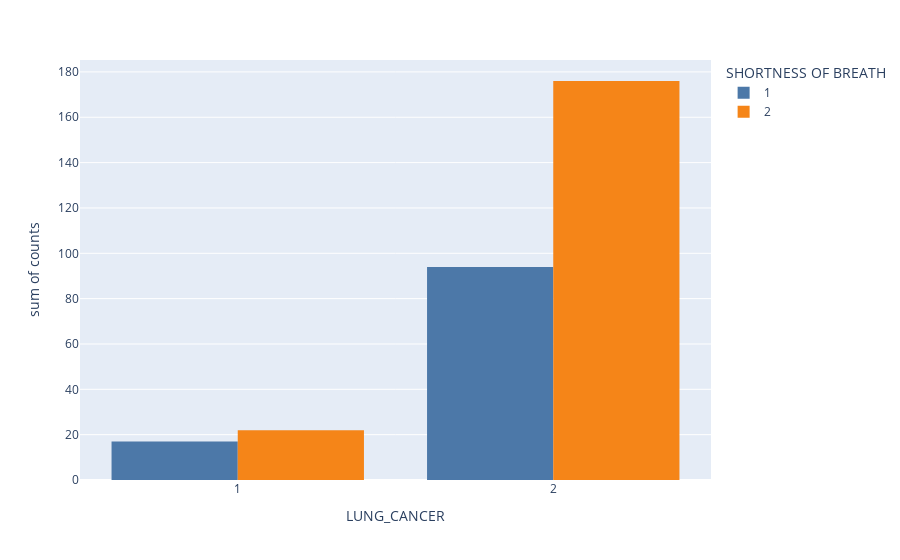

Notebook cell for this chart:
### Code cell
px.histogram(data_frame=dsb, x="LUNG_CANCER", y="counts", color="SHORTNESS OF BREATH", barmode='group',
             color_discrete_sequence=px.colors.qualitative.T10)

### Figure 1 — Plotly figure (JSON) as saved in the notebook; plotly's stock layout.template omitted (floating-point values rounded to 4 significant figures)
{"data": [{"alignmentgroup": "True", "bingroup": "x", "histfunc": "sum", "hovertemplate": "SHORTNESS OF BREATH=1<br>LUNG_CANCER=%{x}<br>sum of counts=%{y}<extra></extra>", "legendgroup": "1", "marker": {"color": "#4C78A8", "pattern": {"shape": ""}}, "name": "1", "offsetgroup": "1", "orientation": "v", "showlegend": true, "type": "histogram", "x": [1, 2], "xaxis": "x", "y": [17, 94], "yaxis": "y"}, {"alignmentgroup": "True", "bingroup": "x", "histfunc": "sum", "hovertemplate": "SHORTNESS OF BREATH=2<br>LUNG_CANCER=%{x}<br>sum of counts=%{y}<extra></extra>", "legendgroup": "2", "marker": {"color": "#F58518", "pattern": {"shape": ""}}, "name": "2", "offsetgroup": "2", "orientation": "v", "showlegend": true, "type": "histogram", "x": [1, 2], "xaxis": "x", "y": [22, 176], "yaxis": "y"}], "layout": {"barmode": "group", "legend": {"title": {"text": "SHORTNESS OF BREATH"}, "tracegroupgap": 0}, "margin": {"t": 60}, "xaxis": {"anchor": "y", "domain": [0, 1], "title": {"text": "LUNG_CANCER"}}, "yaxis": {"anchor": "x", "domain": [0, 1], "title": {"text": "sum of counts"}}}}
